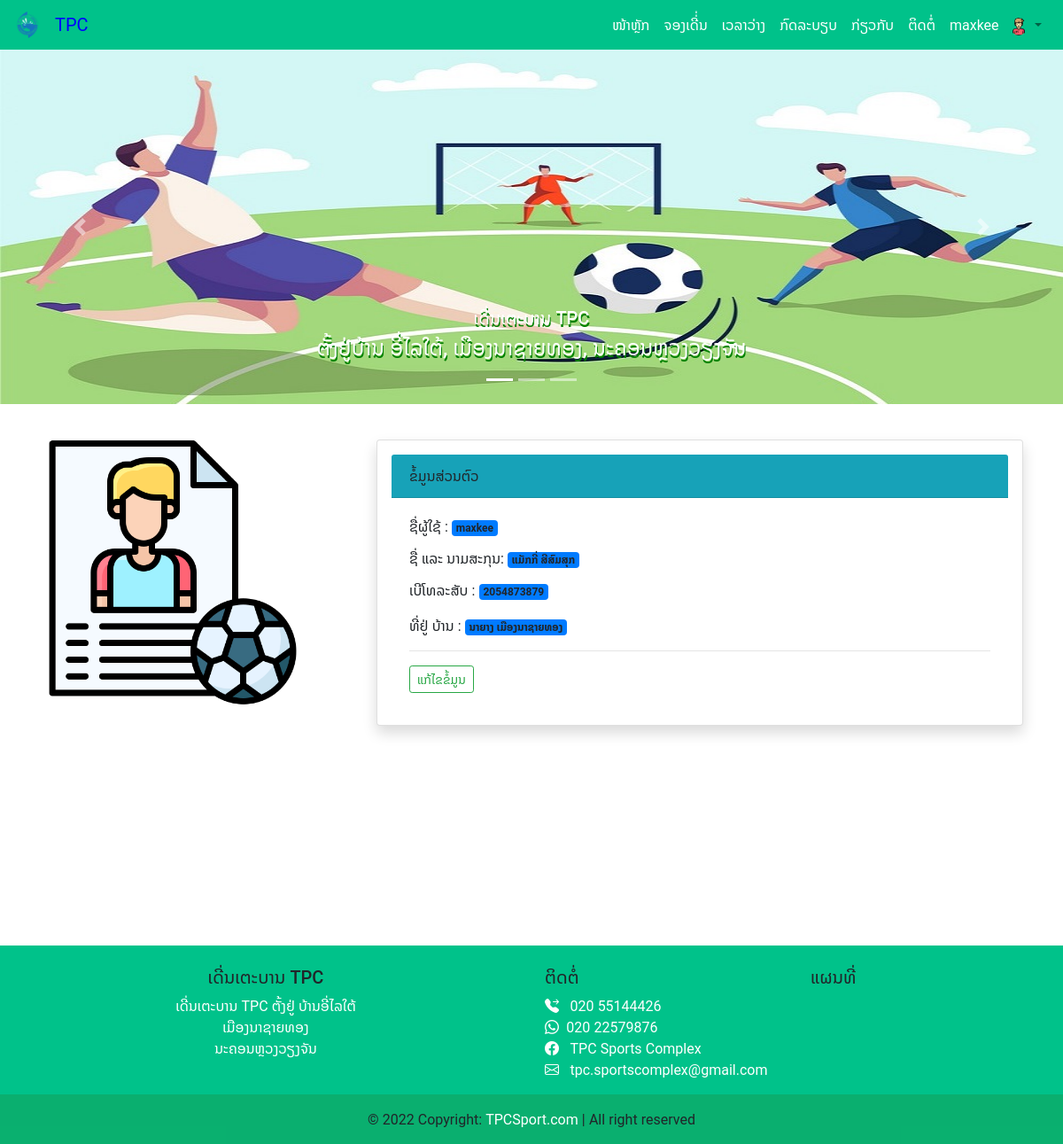
/customer/profile.php (signed in), run on the app's committed database.
### tables this page shows
CREATE TABLE `customer` (
  `id` int(11) NOT NULL,
  `username` varchar(30) NOT NULL,
  `name` varchar(50) NOT NULL,
  `tel` int(20) NOT NULL,
  `address` varchar(50) NOT NULL,
  `password` varchar(50) NOT NULL,
  `date_save` timestamp NOT NULL DEFAULT current_timestamp() ON UPDATE current_timestamp()
);

### customer/profile.php (the view, shortened to what this page needs)
<?php
include('includes/navbar.php');
include('includes/banner.php');
include('db.php');
?>
<!DOCTYPE html>
<html lang="en">
<body>
    <div class="container">
        <div class="row">
            <div class="col-md-4">
                <img src="images/document.png" width="auto" height="300px">
            </div>
            <div class="col-md-8">
                <?php
                $sql = "SELECT * FROM customer WHERE username = '" . $_SESSION['username'] . "'";
                $query = mysqli_query($connection, $sql);
                $result = mysqli_fetch_array($query);
                ?>
                <div class="card shadow p-3 mb-5 bg-white rounded">
                    <div class="card-header bg-info">
                        ຂໍ້ມູນສ່ວນຕົວ
                    </div>
                    <div class="card-body">
                        <p class="card-title">ຊື່ຜູ້ໃຊ້ : <span class="badge bg-primary"><?php echo $result[1]; ?></span></p>
                        <p class="card-title">ຊື່ ແລະ ນາມສະກຸນ: <span class="badge bg-primary"><?php echo $result[2]; ?></span></p>
                        <p class="card-text">ເບີໂທລະສັບ : <span class="badge bg-primary"><?php echo $result[3] ?></span></p>
                        <p class="card-text">ທີ່ຢູ່ ບ້ານ : <span class="badge bg-primary"><?php echo $result[4]; ?></span></p>
                       <hr>
                        <a href="profile_edit.php" class="btn btn-outline-success btn-sm">ແກ້ໄຂຂໍ້ມູນ</a>
                    </div>
                </div>
            </div>
        </div>
    </div>
</body>
</html>
<?php include('includes/footer.php')?>

### customer/profile.php (style rules this page uses)
.container { margin-top: 40px; margin-bottom: 200px; }

### data on the page
customer: username "maxkee", name "ແມັກກີ່ ສີສົມສຸກ", tel "2054873879", address "ນາຍາງ ເມືອງນາຊາຍທອງ"

### other printed values
$_SESSION['username'] "maxkee"
